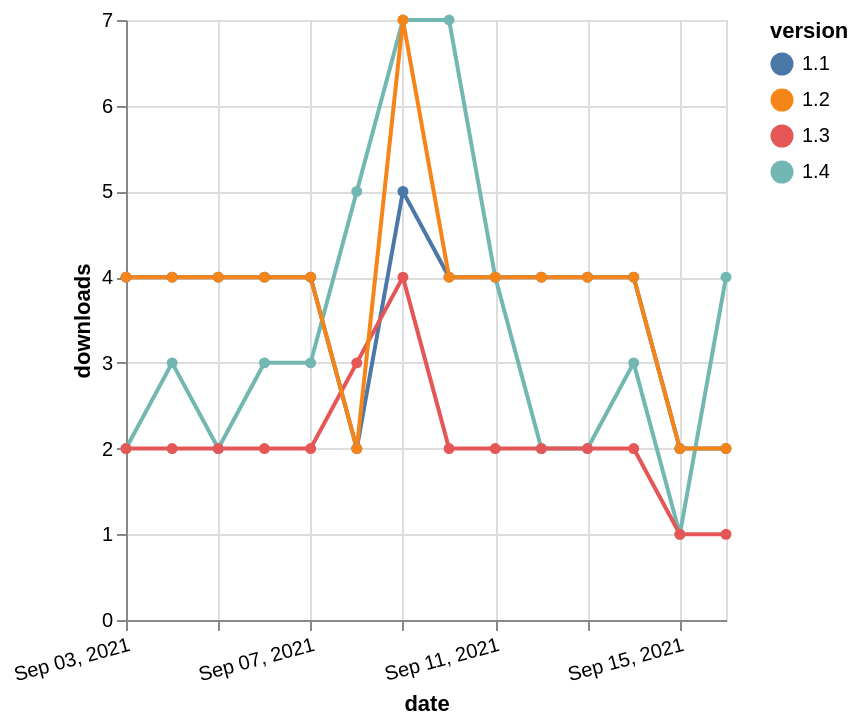

Here is the Vega-Lite specification saved for this chart:
### Vega-Lite specification from a JSON file in a GitHub repository (floating-point values rounded to 4 significant figures)
{"$schema": "https://vega.github.io/schema/vega-lite/v5.json", "description": "A simple bar chart with embedded data.", "data": {"values": [{"date": "2021-09-03", "total": 5468, "delta": 4, "version": "1.1"}, {"date": "2021-09-04", "total": 5472, "delta": 4, "version": "1.1"}, {"date": "2021-09-05", "total": 5476, "delta": 4, "version": "1.1"}, {"date": "2021-09-06", "total": 5480, "delta": 4, "version": "1.1"}, {"date": "2021-09-07", "total": 5484, "delta": 4, "version": "1.1"}, {"date": "2021-09-08", "total": 5486, "delta": 2, "version": "1.1"}, {"date": "2021-09-09", "total": 5491, "delta": 5, "version": "1.1"}, {"date": "2021-09-10", "total": 5495, "delta": 4, "version": "1.1"}, {"date": "2021-09-11", "total": 5499, "delta": 4, "version": "1.1"}, {"date": "2021-09-12", "total": 5503, "delta": 4, "version": "1.1"}, {"date": "2021-09-13", "total": 5507, "delta": 4, "version": "1.1"}, {"date": "2021-09-14", "total": 5511, "delta": 4, "version": "1.1"}, {"date": "2021-09-15", "total": 5513, "delta": 2, "version": "1.1"}, {"date": "2021-09-16", "total": 5515, "delta": 2, "version": "1.1"}, {"date": "2021-09-03", "total": 10843, "delta": 2, "version": "1.4"}, {"date": "2021-09-04", "total": 10846, "delta": 3, "version": "1.4"}, {"date": "2021-09-05", "total": 10848, "delta": 2, "version": "1.4"}, {"date": "2021-09-06", "total": 10851, "delta": 3, "version": "1.4"}, {"date": "2021-09-07", "total": 10854, "delta": 3, "version": "1.4"}, {"date": "2021-09-08", "total": 10859, "delta": 5, "version": "1.4"}, {"date": "2021-09-09", "total": 10866, "delta": 7, "version": "1.4"}, {"date": "2021-09-10", "total": 10873, "delta": 7, "version": "1.4"}, {"date": "2021-09-11", "total": 10877, "delta": 4, "version": "1.4"}, {"date": "2021-09-12", "total": 10879, "delta": 2, "version": "1.4"}, {"date": "2021-09-13", "total": 10881, "delta": 2, "version": "1.4"}, {"date": "2021-09-14", "total": 10884, "delta": 3, "version": "1.4"}, {"date": "2021-09-15", "total": 10885, "delta": 1, "version": "1.4"}, {"date": "2021-09-16", "total": 10889, "delta": 4, "version": "1.4"}, {"date": "2021-09-03", "total": 3767, "delta": 2, "version": "1.3"}, {"date": "2021-09-04", "total": 3769, "delta": 2, "version": "1.3"}, {"date": "2021-09-05", "total": 3771, "delta": 2, "version": "1.3"}, {"date": "2021-09-06", "total": 3773, "delta": 2, "version": "1.3"}, {"date": "2021-09-07", "total": 3775, "delta": 2, "version": "1.3"}, {"date": "2021-09-08", "total": 3778, "delta": 3, "version": "1.3"}, {"date": "2021-09-09", "total": 3782, "delta": 4, "version": "1.3"}, {"date": "2021-09-10", "total": 3784, "delta": 2, "version": "1.3"}, {"date": "2021-09-11", "total": 3786, "delta": 2, "version": "1.3"}, {"date": "2021-09-12", "total": 3788, "delta": 2, "version": "1.3"}, {"date": "2021-09-13", "total": 3790, "delta": 2, "version": "1.3"}, {"date": "2021-09-14", "total": 3792, "delta": 2, "version": "1.3"}, {"date": "2021-09-15", "total": 3793, "delta": 1, "version": "1.3"}, {"date": "2021-09-16", "total": 3794, "delta": 1, "version": "1.3"}, {"date": "2021-09-03", "total": 5482, "delta": 4, "version": "1.2"}, {"date": "2021-09-04", "total": 5486, "delta": 4, "version": "1.2"}, {"date": "2021-09-05", "total": 5490, "delta": 4, "version": "1.2"}, {"date": "2021-09-06", "total": 5494, "delta": 4, "version": "1.2"}, {"date": "2021-09-07", "total": 5498, "delta": 4, "version": "1.2"}, {"date": "2021-09-08", "total": 5500, "delta": 2, "version": "1.2"}, {"date": "2021-09-09", "total": 5507, "delta": 7, "version": "1.2"}, {"date": "2021-09-10", "total": 5511, "delta": 4, "version": "1.2"}, {"date": "2021-09-11", "total": 5515, "delta": 4, "version": "1.2"}, {"date": "2021-09-12", "total": 5519, "delta": 4, "version": "1.2"}, {"date": "2021-09-13", "total": 5523, "delta": 4, "version": "1.2"}, {"date": "2021-09-14", "total": 5527, "delta": 4, "version": "1.2"}, {"date": "2021-09-15", "total": 5529, "delta": 2, "version": "1.2"}, {"date": "2021-09-16", "total": 5531, "delta": 2, "version": "1.2"}]}, "width": "container", "mark": {"type": "line", "point": {"filled": true}}, "encoding": {"x": {"field": "date", "type": "temporal", "timeUnit": "yearmonthdate", "title": "date", "axis": {"labelAngle": -15}}, "y": {"field": "delta", "type": "quantitative", "title": "downloads"}, "color": {"field": "version", "type": "nominal"}, "tooltip": {"field": "delta"}}}
